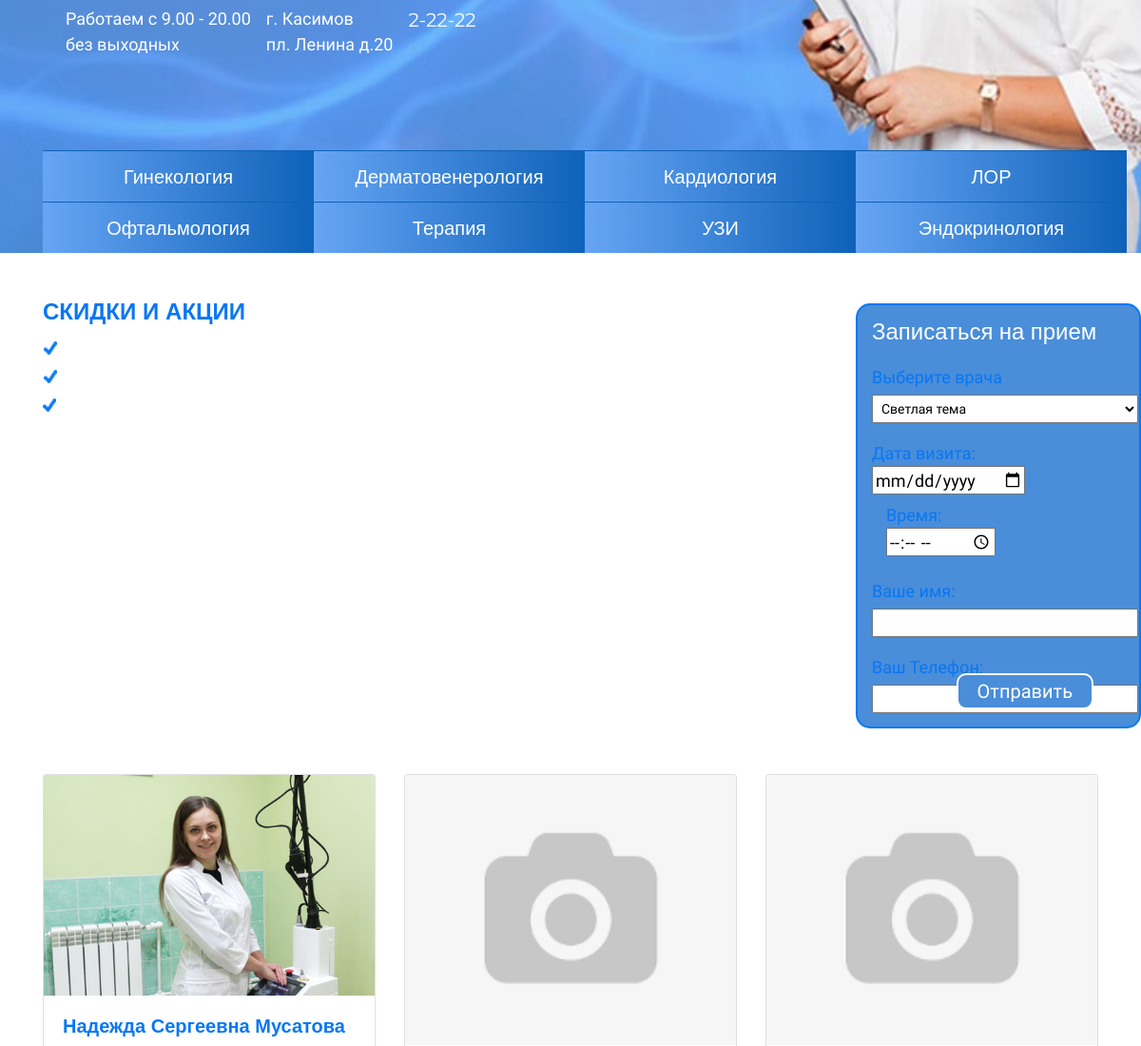
/ (middle part), run on an earlier commit of the app's database.
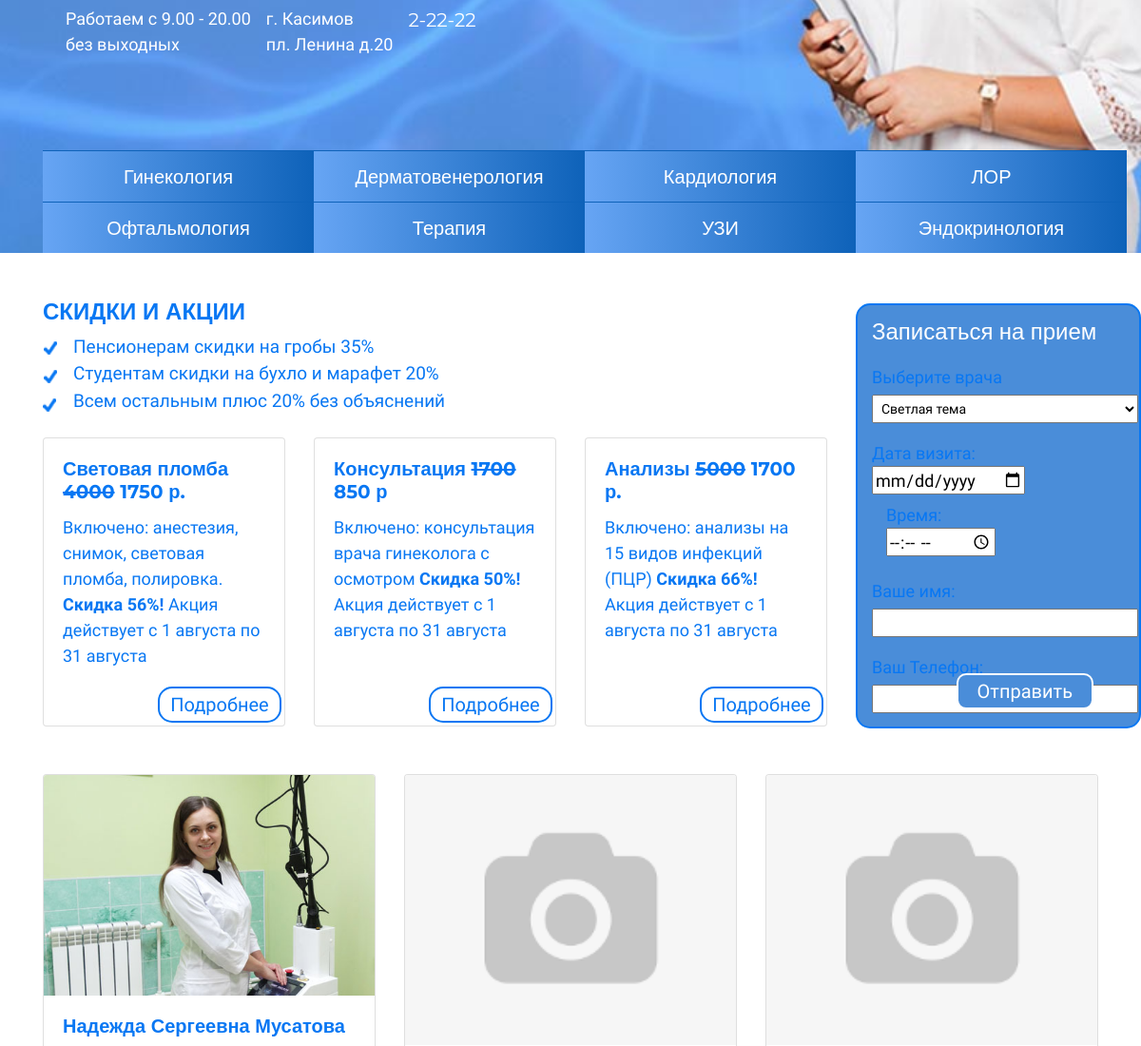
And on a later commit of the database.
### cooldoctor/models.py (models this page shows, shortened)
class Header(models.Model):
    title = models.CharField(max_length=250, default='Cool', verbose_name='Название')
    slogan = models.TextField(blank=True, verbose_name='Слоган')
    work_hours = models.CharField(max_length=250, verbose_name='Часы работы')
    address = models.CharField(max_length=250, verbose_name='Адрес')
    fon = models.CharField(max_length=250, verbose_name='Телефон')
    class Meta:
        verbose_name = 'Данные компании'
        verbose_name_plural = 'Данные компании'

class Specialization(models.Model):
    title = models.CharField(max_length=150, db_index=True, verbose_name='Специализация')
    def get_absolute_url(self):
        return reverse('specialization', kwargs={'specialization_id':self.pk})
    class Meta:
        verbose_name = "Специализация"
        verbose_name_plural = 'Специализации'
        ordering = ['title']

class Doctor(models.Model):
    title = models.CharField(max_length=250, verbose_name='Заголовок')
    content = models.TextField(blank=True, verbose_name='Контент')
    photo = models.ImageField(upload_to='photos/%Y/%m/%d/', blank=True, verbose_name='Фото доктора')
    specialization = models.ForeignKey('Specialization', on_delete=models.PROTECT, verbose_name='Специализация')
    class Meta:
        verbose_name = 'Доктор'
        verbose_name_plural = 'Доктора'

class Action(models.Model):
    title = models.CharField(max_length=250, verbose_name='Акции')
    class Meta:
        verbose_name = 'Акция'
        verbose_name_plural = 'Акции'
        ordering = ['id']

class Discounts(models.Model):
    title=models.CharField(max_length=150, verbose_name='Название')
    content= models.TextField(verbose_name='Контент')
    class Meta:
        verbose_name = 'Скидка'
        verbose_name_plural = 'Скидки'

### cooldoctor/views.py (the view)
# urls.py: 2. Add a URL to urlpatterns:  path('', Home.as_view(), name='home')
class Home(ListView):
    model = Action
    template_name = 'cooldoctor/index.html'
    context_object_name = 'home'
    def get_context_data(self, *, object_list=None, **kwargs):
        context = super().get_context_data(**kwargs)
        context['discounts'] = Discounts.objects.all()
        context['doctor'] = Doctor.objects.all().all()[:3]
        context['article'] =  Article.objects.all()
        return context

### cooldoctor/models.py (called while the page is built)
    def get_absolute_url(self):
        return reverse('information', kwargs={'pk': self.pk})

### cooldoctor/templatetags/inf_compamy.py (called while the page is built)
@register.inclusion_tag('cooldoctor/inf_company.html')
def inf_company(menu_class = 'main-promo'):
    inf = Header.objects.get(pk = 1)
    return {'inf': inf, 'menu_class': menu_class}

### cooldoctor/templatetags/topmenu.py (called while the page is built)
@register.inclusion_tag('cooldoctor/topmenu.html')
def show_topmenu(menu_class= 'navbar navbar-expand-sm'):
    article = TopMenu.objects.all()
    logo = Avatar.objects.get(pk = 1).avatar
    return {'article': article, 'menu_class': menu_class, 'logo': logo }

### cooldoctor/templatetags/view_specialization.py (called while the page is built)
@register.inclusion_tag('cooldoctor/view_specialization.html')
def view_specialization():
    view_spec = Specialization.objects.all()
    return {'view_spec': view_spec}

### cooldoctor/templates/cooldoctor/index.html (shortened to what this page needs)
{% extends 'base.html' %}
{% load static %}
{% block content %}
<main>
		<div class="container mt-5">
			<div class="row">
				<div class="col-md-9">
					<div class="row">
						<div class="col-md-12 ">
							<h2>СКИДКИ И АКЦИИ</h2>
							<img class="float-left mt-2" src="{% static '/img/check.png' %}" width="15px" height="74px" alt="tick">
							<ul class="ml-3">
                                {% for item in home %}
								<li class="ml-3 content-discount">{{ item.title }}</li>
                                {% endfor %}
							</ul>
						</div>
						<div class="col-md-12">
							<div class="card-deck mt-4">
                                {% for item in discounts %}
								<div class="card stock pb-4">
								  <div class="card-body">
                                      <h3 class="card-title">{{ item.title|safe }}</h3>
									<p class="card-text">{{ item.content|safe }}</p>
									<a href="#" class="buttom-blue">Подробнее</a>
								  </div>
								</div>
                                {% endfor %}
                            </div>
						</div>
					</div>
				</div>
				<div class="col-md-3">
					<form action="#" method="post" class="forms">
						<p>Записаться на прием</p>
						<label >
							Выберите врача
							<br>
							<select name="theme">
								<option value="light">Светлая тема</option>
							</select>
						</label>
						<br>
						<div class="date">
						<label>
							Дата визита:
							<br>
							<input type="date" name="data">
						</label>
						</div>
						 <div class="time">
						<label>
							Время:
							<br>
							<input type="time" name="time">
						</label>
						</div>
						<br>
						<label>
							Ваше имя:
							<br>
							<input type="text" name="name">
						</label>
						<br>
						<label>
							Ваш Телефон:<br>
						</label>
						<br>
						<input type="button" name="button" value="Отправить" class="buttom">
					</form>
				</div>
			</div>
		</div>
		<div class="container mt-5">
			<div class="card-deck">
                {% for item in doctor %}
				<div class="card pb-4 ">
                  {% if item.photo %}
				  <img class="card-img-top" src="{{ item.photo.url }}"  alt="{{ item.title}}e">
                   {% else %}
                   <img class="card-img-top" src="{% static '/img/not.png' %}"  alt="Card image">
                  {% endif %}
				  <div class="card-body">
					<h3 class="card-title">{{ item.title }}</h3>
				  </div>
				</div>
                {% endfor %}
			</div>
		</div>
	</main>
{% endblock %}

### templates/base.html (shortened to what this page needs)
<!DOCTYPE html>
{% load static %}
<html lang="ru">
<head>
	<link rel="stylesheet" href="{% static 'bootstrap/css/bootstrap.min.css' %}">
	<link rel="stylesheet" href="{% static 'font-awesome/css/font-awesome.min.css' %} ">
	<link rel="stylesheet" href="{% static 'css/style.css' %} ">
</head>
<body>
	 {% include 'inc/_header.html' %}
    {% block content %} {% endblock %}
</body>
</html>

### templates/inc/_header.html (shortened to what this page needs)
{% load topmenu %}
{% load inf_compamy %}
{% load view_specialization %}
<header class="main-header">
		 <div class="container main-header-conteiner">
                {% inf_company %}
                {% view_specialization %}
		 </div>
	</header>

### cooldoctor/templates/cooldoctor/inf_company.html (shortened to what this page needs)
<nav class="navbar navbar-expand-sm">
    <ul class ="navbar-nav mt-5">
        <li class="nav-link" > {{ inf.work_hours|safe }}   </li>
        <li class="nav-link"> {{ inf.address|safe }}</li>
        <li class="nav-link"><a class="main-info-link" href="tel:+7 (49131) 2  22 22">{{  inf.fon }} </a></li>
    </ul>
</nav>

### cooldoctor/templates/cooldoctor/view_specialization.html
<nav class="menu-bottom">
    <ul>
        {% for item in view_spec %}
        <li><a href="{{ item.get_absolute_url }}">{{ item.title }}</a></li>
        {% endfor %}
    </ul>
</nav>

### clinicsite/static/css/style.css (style rules this page uses)
body { min-width: 32px; font-size: 18px; font-family: "PT Sans", sans-serif; color: #0877f3; }
h2 { font-family: "Montserrat", sans-serif; font-size: 24px; font-weight: bold; }
h3 { font-family: "Montserrat", sans-serif; font-size: 20px; font-weight: bold; }
ul { list-style: none; margin: 0; padding-left: 0; }
form { width: 300px; height: 447px; border: 2px solid; border-radius: 15px; margin-top: 5px; background-color: #4a8dd9; padding-left: 15px; }
.buttom { display: inline-block; margin-top: 15px; border: 2px solid white; padding: 2px 20px; border-radius: 10px; text-decoration: none; font-size: 20px; color: white; }
.buttom-blue { display: inline-block; width: 130px; text-align: center; border: 2px solid #0877f3; padding: 2px 0px; border-radius: 15px; text-decoration: none; font-size: 20px; color: #0877f3; position: absolute; bottom: 3px; right: 3px; }
.main-header { background-repeat: no-repeat; background-position: center; background-image: url(/static/img/fonheader.jpg); background-size: cover; height: 100vh; min-height: 300px; color: #ffffff; }
.main-header-conteiner { position: relative; height: 100vh; }
.main-header ul li a { color: #ffffff; font-family: "Montserrat", sans-serif; font-size: 20px; }
.main-header ul li a::after { content: ''; display: block; width: 100%; background-color: #fff; height: 1px; transform: scale(0); transition: all .3s; }
.menu-bottom { position: absolute; width: 100%; bottom: 0px; }
.menu-bottom li { float: left; width: 25%; background: linear-gradient(90deg, rgba(103,165,244,1) 0%, rgba(14,98,185,1) 100%); height:3em; border-top: 1px solid rgba(14,98,185,1); text-align: center; line-height: 3em; list-style: none; margin: 0; }
.menu-bottom li a { display: block; height: 3em; }
.content-discount { font-size: calc(1rem + 0.25vw); }
.stock { position: relative; }
.stock .buttom-blue { position: absolute; bottom: 3px; right: 3px; }
form p { color:white; font-family: "Montserrat", sans-serif; font-size: 24px; margin-top: 10px; }
select, input[type="text"], input[type="tel"] { width: 280px; height: 30px; font-size: 14px; margin-top: 5px; margin-bottom: 10px; padding-left: 5px; }
input[type="time"], input[type="date"] { height: 30px; }
input[type="time"] { width: 115px; }
.date { display: inline-block; }
.time { display: inline-block; margin-left: 15px; margin-bottom: 15px; }
form input[type="button"] { position: absolute; background-color: #4a8dd9; right: 1em; bottom: 1em; }

What changed in the data, as far as the page shows it:
added Action: title "Пенсионерам скидки на гробы 35%"
added Action: title "Студентам скидки на бухло и марафет 20%"
added Action: title "Всем остальным плюс 20% без объяснений"
added Discounts: title "Световая пломба 4000 1750 р.", content "Включено: анестезия, снимок, световая пломба, полировка. Скидка 56%! Акция действует c 1 августа по 31 августа"
added Discounts: title "Консультация 1700 850 р", content "Включено: консультация врача гинеколога с осмотром Скидка 50%! Акция действует c 1 августа по 31 августа"
added Discounts: title "Анализы 5000 1700 р.", content "Включено: анализы на 15 видов инфекций (ПЦР) Скидка 66%! Акция действует c 1 августа по 31 августа"
